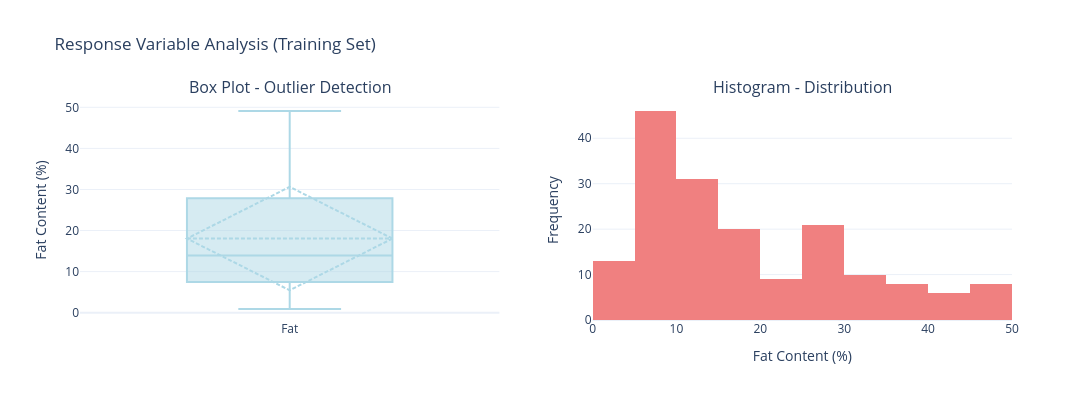

Notebook cell for this chart:
### Code cell
fig = make_subplots(rows=1, cols=2,
    subplot_titles=("Box Plot - Outlier Detection", "Histogram - Distribution"))

# Box plot (using TRAINING data only)
fig.add_trace(go.Box(y=y_train, name='Fat', marker_color='lightblue',
    boxmean='sd'), row=1, col=1)

# Histogram
fig.add_trace(go.Histogram(x=y_train, nbinsx=20, name='Fat',
    marker_color='lightcoral'), row=1, col=2)

fig.update_xaxes(title_text="", row=1, col=1)
fig.update_yaxes(title_text="Fat Content (%)", row=1, col=1)
fig.update_xaxes(title_text="Fat Content (%)", row=1, col=2)
fig.update_yaxes(title_text="Frequency", row=1, col=2)

fig.update_layout(title="Response Variable Analysis (Training Set)", width=1200, height=400,
    showlegend=False)
fig.show()

# Normality test
shapiro_stat, shapiro_p = stats.shapiro(y_train)
print("\n" + "="*70)
print("DISTRIBUTION ANALYSIS")
print("="*70)
print(f"\nShapiro-Wilk test: W={shapiro_stat:.4f}, p-value={shapiro_p:.4f}")
if shapiro_p > 0.05:
    print("✅ Response appears normally distributed (p > 0.05)")
    print("   → Residual diagnostics will be valid")
else:
    print("⚠️  Response may deviate from normality (p < 0.05)")
    print("   → Consider checking residuals more carefully")

# Outlier detection using IQR method
Q1 = np.percentile(y_train, 25)
Q3 = np.percentile(y_train, 75)
IQR = Q3 - Q1
lower_bound = Q1 - 1.5 * IQR
upper_bound = Q3 + 1.5 * IQR
outliers = y_train[(y_train < lower_bound) | (y_train > upper_bound)]

print(f"\nOutlier detection (IQR method):")
print(f"  IQR: {IQR:.2f}%")
print(f"  Bounds: [{lower_bound:.2f}%, {upper_bound:.2f}%]")
print(f"  Outliers: {len(outliers)} samples ({len(outliers)/len(y_train)*100:.1f}%)")
if len(outliers) > 0:
    print(f"  Values: {sorted(outliers)}")
    
print(f"\n📊 KEY INSIGHTS:")
print(f"   • Fat content ranges from {y_train.min():.1f}% to {y_train.max():.1f}%")
print(f"   • Most samples cluster around {y_train.mean():.1f}%")
print(f"   • Distribution is {'fairly symmetric' if shapiro_p > 0.05 else 'slightly skewed'}")
print(f"   • {'Few' if len(outliers) < 3 else 'Some'} extreme values present")

### Figure 1 — Plotly figure (JSON) as saved in the notebook; plotly's stock layout.template omitted (floating-point values rounded to 4 significant figures; data arrays with more than 128 entries replaced by an {"elided": "..."} marker saying what was removed)
{"data": [{"boxmean": "sd", "marker": {"color": "lightblue"}, "name": "Fat", "type": "box", "xaxis": "x", "y": {"elided": "172 float values"}, "yaxis": "y"}, {"marker": {"color": "lightcoral"}, "name": "Fat", "nbinsx": 20, "type": "histogram", "x": {"elided": "172 float values"}, "xaxis": "x2", "yaxis": "y2"}], "layout": {"annotations": [{"font": {"size": 16}, "showarrow": false, "text": "Box Plot - Outlier Detection", "x": 0.225, "xanchor": "center", "xref": "paper", "y": 1, "yanchor": "bottom", "yref": "paper"}, {"font": {"size": 16}, "showarrow": false, "text": "Histogram - Distribution", "x": 0.775, "xanchor": "center", "xref": "paper", "y": 1, "yanchor": "bottom", "yref": "paper"}], "height": 400, "showlegend": false, "title": {"text": "Response Variable Analysis (Training Set)"}, "width": 1200, "xaxis": {"anchor": "y", "domain": [0, 0.45], "title": {"text": ""}}, "xaxis2": {"anchor": "y2", "domain": [0.55, 1], "title": {"text": "Fat Content (%)"}}, "yaxis": {"anchor": "x", "domain": [0, 1], "title": {"text": "Fat Content (%)"}}, "yaxis2": {"anchor": "x2", "domain": [0, 1], "title": {"text": "Frequency"}}}}
